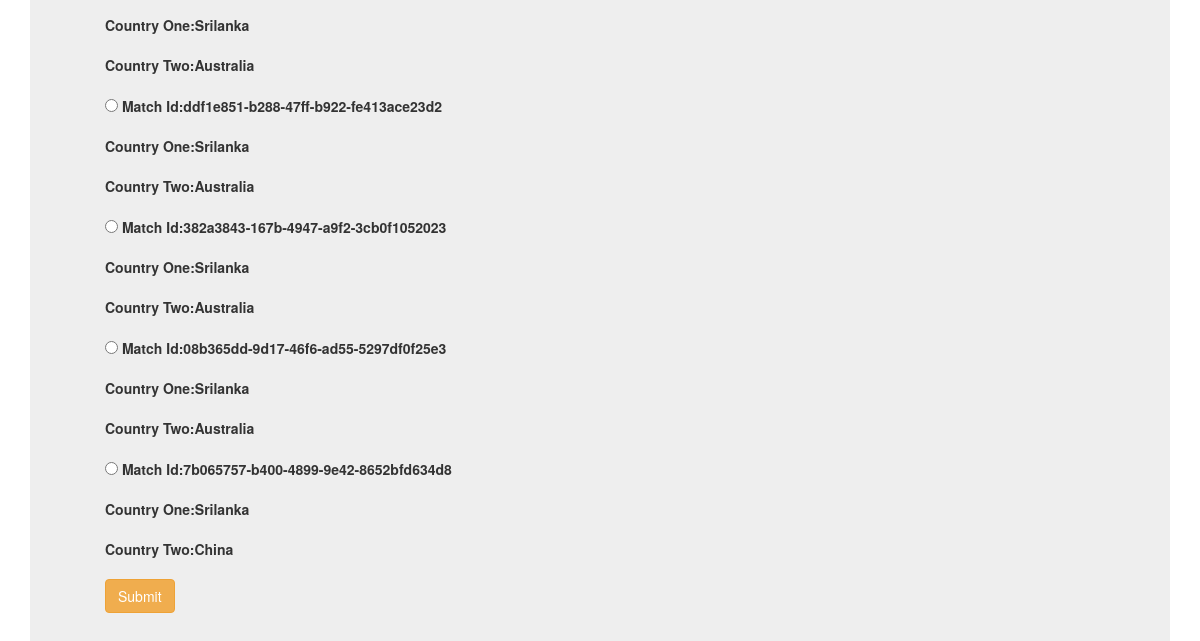
The app's page /edit_selection/ (lower part), older data.
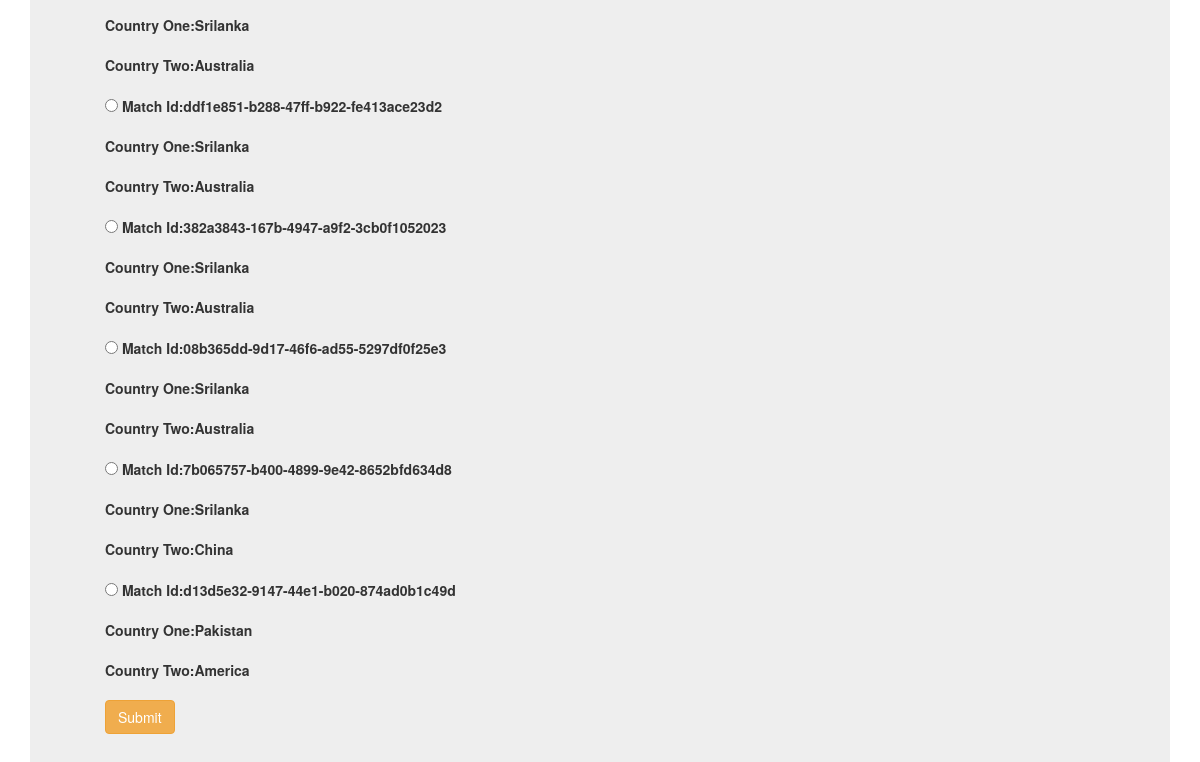
The same page, newer data.
### Yorking/models.py (models this page shows)
class match_user(models.Model):
    match_id=models.UUIDField(primary_key=True,default=uuid.uuid4,editable=False)
    country1=models.CharField(max_length=200)
    country2=models.CharField(max_length=200)
    status=models.CharField(max_length=200,default='Not occured')

### Yorking/views.py (the view)
# urls.py: path('edit_selection/',views.edit_selection,name='edit'),
def edit_selection(request):
    match_user_obj=match_user.objects.filter(status__exact='Not occured')
    return render(request,'Yorking/edit_selection.html',{'matchcountries':match_user_obj})

### templates/Yorking/edit_selection.html (shortened to what this page needs)
<!DOCTYPE html>
{% load static %}
<html lang="en" dir="ltr">
  <head>
    <link rel="stylesheet" href="https://maxcdn.bootstrapcdn.com/bootstrap/3.3.7/css/bootstrap.min.css">
  </head>
  <body>
    <div class="container">
      <div class="jumbotron">
        <div class="container">
          <form action="{% url 'Yorking:playerperfomance' %}" method="POST">
            {% for i in matchcountries %}
            <div class="form-group">
              <input type="radio" name="matchid" value={{i.match_id}}>
              <label for="player">Match Id:{{i.match_id}}</label><p></p>
              <label for="player">Country One:{{i.country1}}</label><p></p>
              <label for="player">Country Two:{{i.country2}}</label><p></p>
            </div>
            {% endfor %}
            <button type="submit" name='submit' class="btn btn-warning margin-bottom button">Submit</button>
          </form>
        </div>
      </div>
    </div>
  </body>
</html>

Row changes from the older to the newer data that the page shows:
added match_user: match_id "d13d5e32-9147-44e1-b020-874ad0b1c49d", country1 "Pakistan", country2 "America"
